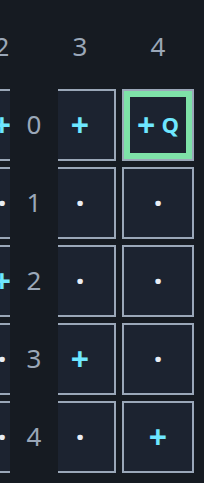
#> input picture leetcode/1001/tests/evidence/board-scroll-en.png, 204 x 483 px; its folder holds only this picture in this run
$ python make_sheets.py
#> lines starting #> are read from the running program, lines starting #| are printed output that depends on the picture
"""Contact sheets for author inspection; accepts EVIDENCE_DIR."""
from pathlib import Path
from PIL import Image, ImageDraw
import os
out = Path(os.environ.get('EVIDENCE_DIR', Path(__file__).parent/'evidence'))
files = sorted(out.glob('*.png'))
for start in range(0,len(files),8):
    sheet = Image.new('RGB',(1440,1040),'#0d1117')
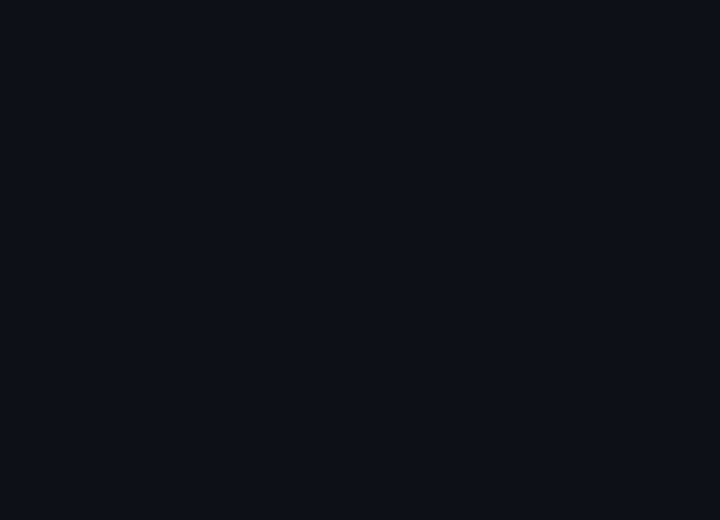
#> sheet: PIL image 1440x1040 RGB (shown at 1/2 size); mean R, G, B 13, 17, 23
    draw = ImageDraw.Draw(sheet)
    for k,source in enumerate(files[start:start+8]):
        image = Image.open(source)
#> image is the input picture: PIL image 204x483 RGB; mean R, G, B 34.6, 43.2, 52.5
        image.thumbnail((350,480))
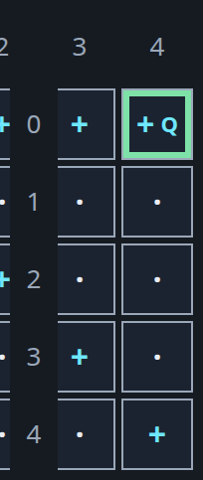
#> image: PIL image 203x480 RGB; mean R, G, B 34.6, 43.2, 52.5
        x,y = k%4*360,k//4*520
        sheet.paste(image,(x,y+24))
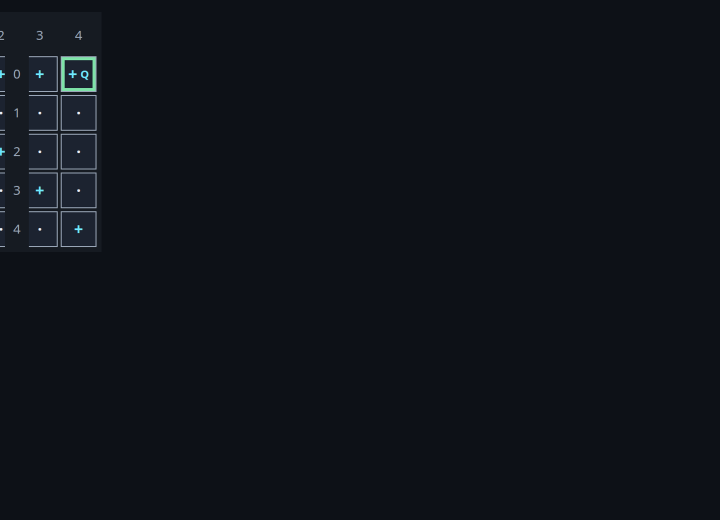
#> sheet: PIL image 1440x1040 RGB (shown at 1/2 size); mean R, G, B 14.4, 18.7, 24.9
        draw.text((x+4,y+4),source.name,fill='white')
    sheet.save(out/f'sheet-{start//8+1}.jpg')
print(f'{len(files)} screenshots indexed')

$ run again, on leetcode/1001/tests/evidence/state-zh-320-z2.png
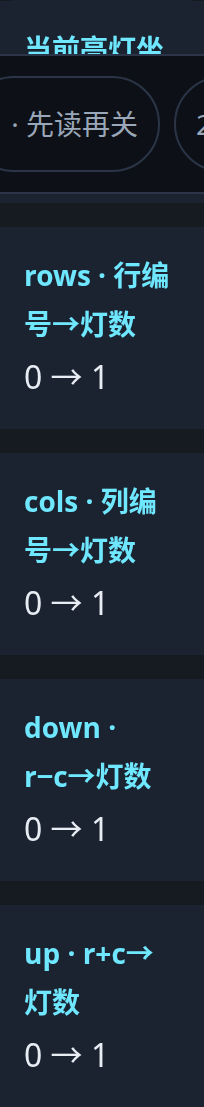
#> input picture leetcode/1001/tests/evidence/state-zh-320-z2.png, 204 x 1107 px
#> image is the input picture: PIL image 204x1107 RGB; mean R, G, B 31, 42.2, 54.3
#> `image.thumbnail((350,480))`:
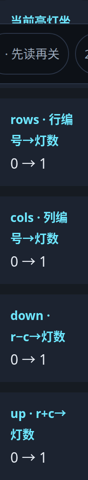
#> image: PIL image 88x480 RGB; mean R, G, B 31, 42.2, 54.3
#> `sheet.save(out/f'sheet-{start//8+1}.jpg')`:
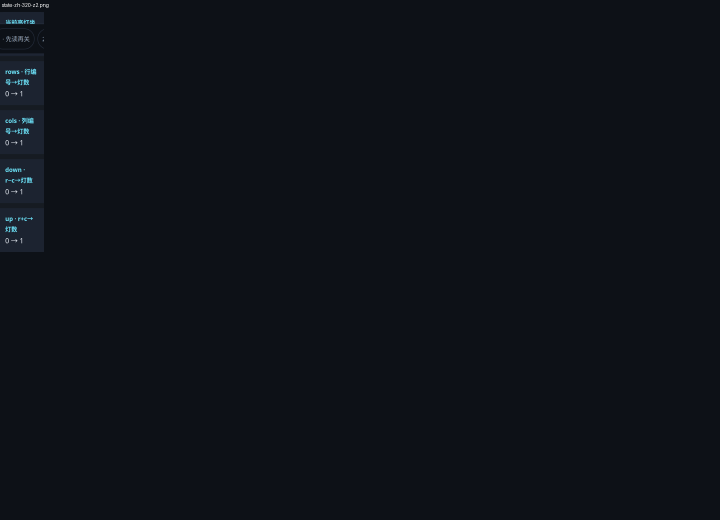
#> saved as sheet-1.jpg: PIL image 1440x1040 RGB (shown at 1/2 size); mean R, G, B 13.5, 17.7, 23.9

$ run again, on leetcode/1001/tests/evidence/trace-zh-320-z1.png
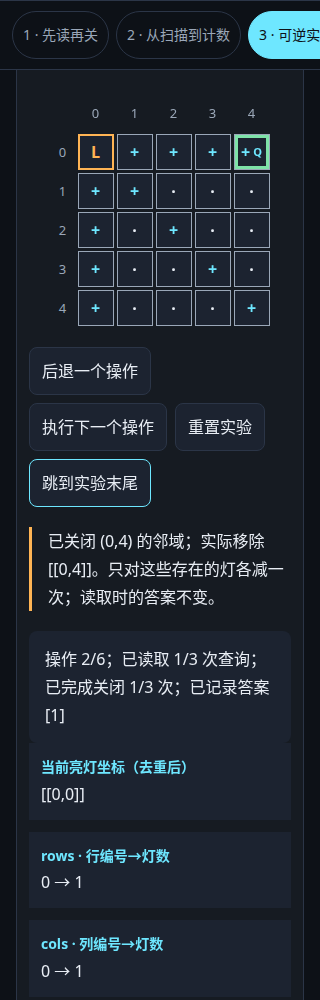
#> input picture leetcode/1001/tests/evidence/trace-zh-320-z1.png, 320 x 1000 px
#> image is the input picture: PIL image 320x1000 RGB; mean R, G, B 31.6, 39.5, 49.2
#> `image.thumbnail((350,480))`:
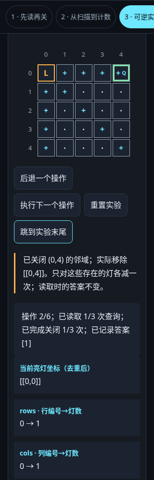
#> image: PIL image 154x480 RGB; mean R, G, B 31.6, 39.5, 49.2
#> `sheet.paste(image,(x,y+24))`:
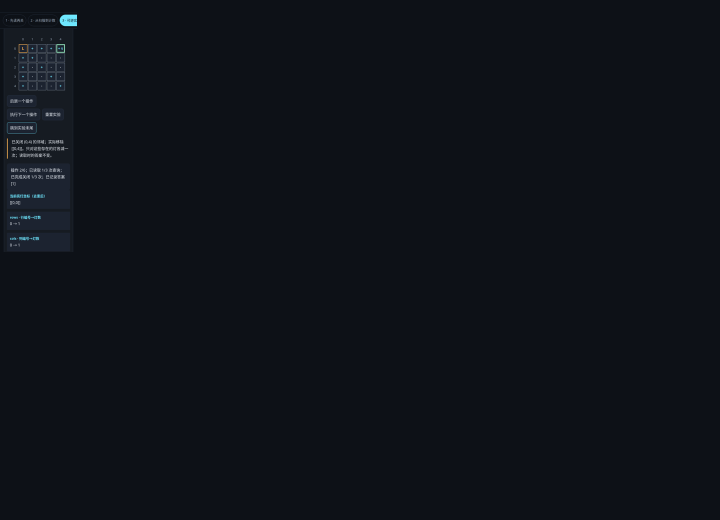
#> sheet: PIL image 1440x1040 RGB (shown at 1/2 size); mean R, G, B 13.9, 18.1, 24.3

$ run again, on leetcode/1001/tests/evidence/state-card-down-en.png
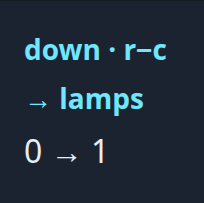
#> input picture leetcode/1001/tests/evidence/state-card-down-en.png, 204 x 203 px
#> image is the input picture: PIL image 204x203 RGB; mean R, G, B 32.9, 45, 58.4
#> `sheet.paste(image,(x,y+24))`:
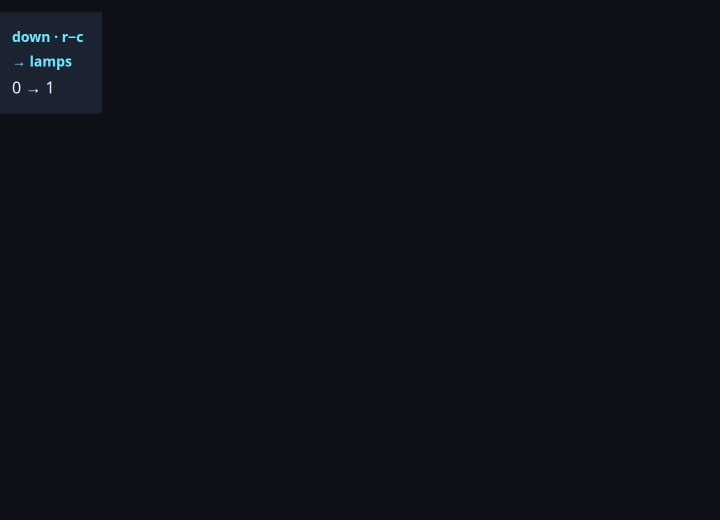
#> sheet: PIL image 1440x1040 RGB (shown at 1/2 size); mean R, G, B 13.6, 17.8, 24

$ run again, on leetcode/1001/tests/evidence/state-card-down-zh.png
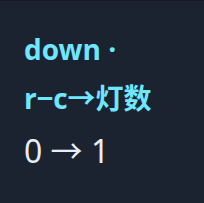
#> input picture leetcode/1001/tests/evidence/state-card-down-zh.png, 204 x 203 px
#> image is the input picture: PIL image 204x203 RGB; mean R, G, B 33.2, 45.2, 58.7
#> `sheet.paste(image,(x,y+24))`:
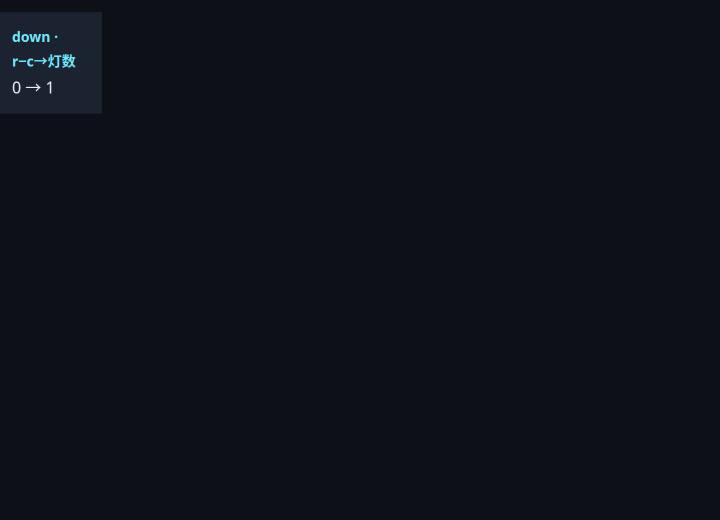
#> sheet: PIL image 1440x1040 RGB (shown at 1/2 size); mean R, G, B 13.6, 17.8, 24
